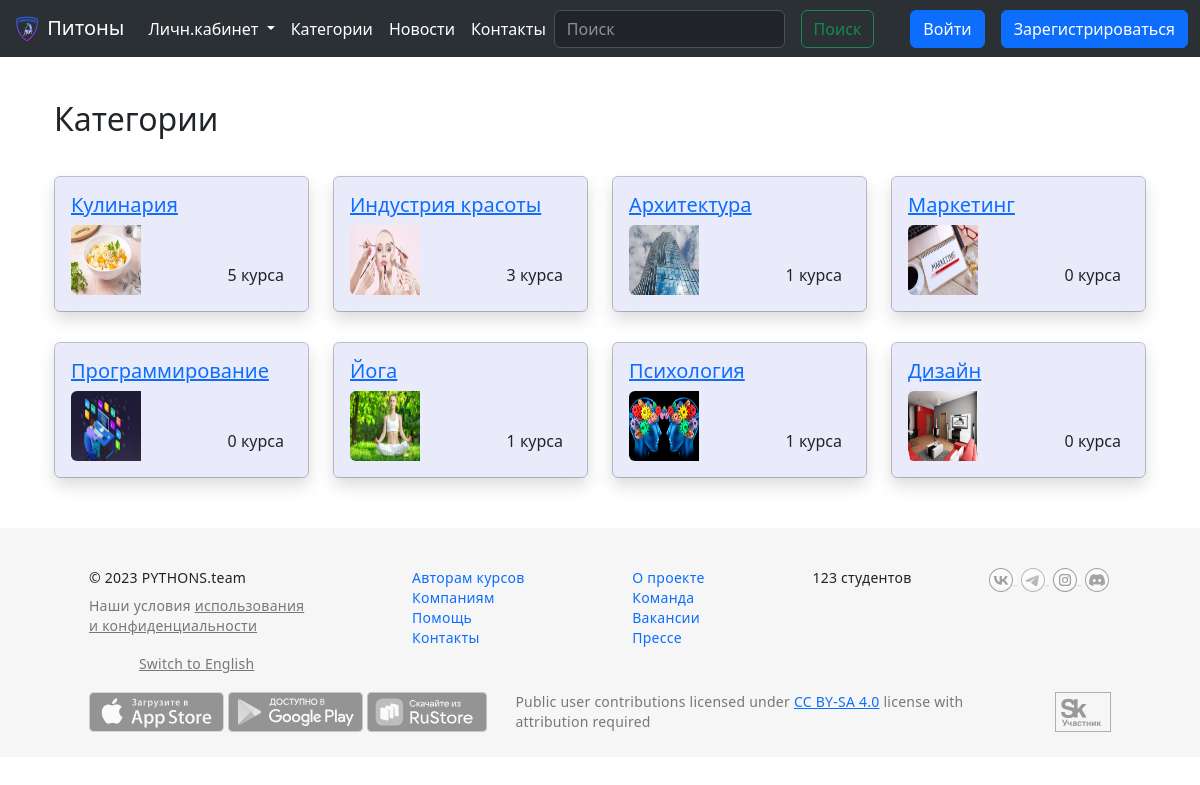
Page /mainapp/categories on the committed database.
### mainapp/models.py (models this page shows)
class TimestampMixin(models.Model):
    created_at = models.DateTimeField(auto_now_add=True)
    updated_at = models.DateTimeField(auto_now=True)
    class Meta:
        abstract = True

class Category(TimestampMixin):
    name = models.CharField(max_length=128, unique=True)
    img_url = models.TextField(blank=True)
    def __str__(self):
        return self.name
    class Meta:
        verbose_name = "Category"
        verbose_name_plural = "Categories"

### mainapp/views.py (the view)
# urls.py: path("categories", views.CategoriesPageView.as_view(), name="categories"),
class CategoriesPageView(TemplateView):
    template_name = "mainapp/categories.html"
    def get_context_data(self, **kwargs):
        context = super().get_context_data(**kwargs)
        category = Category.objects.all()
        count_cours = {}
        context["category"] = category
        for cat in category:
            count_cours[cat.name] = Course.objects.filter(category=Category.objects.get(name=cat).id).count()
        context["count_cours"] = count_cours
        context["base_dir"] = str(BASE_DIR).replace("\\", "/")
        return context

### mainapp/templates/mainapp/categories.html (shortened to what this page needs)
{% extends 'mainapp/base.html' %}
{% load static %}
{% block content %}
   <div class="container" style="margin-top: 100px;margin-bottom: 50px">
    <div style="margin-top: 40px;">
            <h2>Категории</h2>
        </div>
        <div class="row row-cols-4">
            {% for item in category %}
            <div class="col">
                <div class="card" style="background-color: #E9EBFA;margin-top: 30px">
                    <div class="card-body shadow d-flex flex-column">
                        <div>
                            <h5 class="card-title" style="color: #3E50CB;"><a
                                    href="{% url 'mainapp:courses_category' item.pk %}">{{ item.name }}</a></h5>
                        </div>
                        <div class="d-flex justify-content-between align-items-end" style="mardin-left:5px;">
                            <div>
                                <img src="/static/{{ item.img_url }}"
                                    class="img-fluid rounded-start mr-2" style="width:70px; height:70px;" alt="..."/>
                            </div>
                            <div class="p-2">
                                {% for k,v in count_cours.items %}
                                    {% if k == item.name %}
                                        {{ v }} курса
                                    {% endif %}
                                {% endfor %}
                            </div>
                        </div>
                    </div>
                </div>
            </div>
            {% endfor %}
        </div>
</div>
{% endblock %}

### rows in the picture
Category: name "Кулинария", img_url (picture), count_cours "5"
Category: name "Индустрия красоты", img_url (picture), count_cours "3"
Category: name "Архитектура", img_url (picture), count_cours "1"
Category: name "Маркетинг", img_url (picture), count_cours "0"
Category: name "Программирование", img_url (picture), count_cours "0"
Category: name "Йога", img_url (picture), count_cours "1"
Category: name "Психология", img_url (picture), count_cours "1"
Category: name "Дизайн", img_url (picture), count_cours "0"
